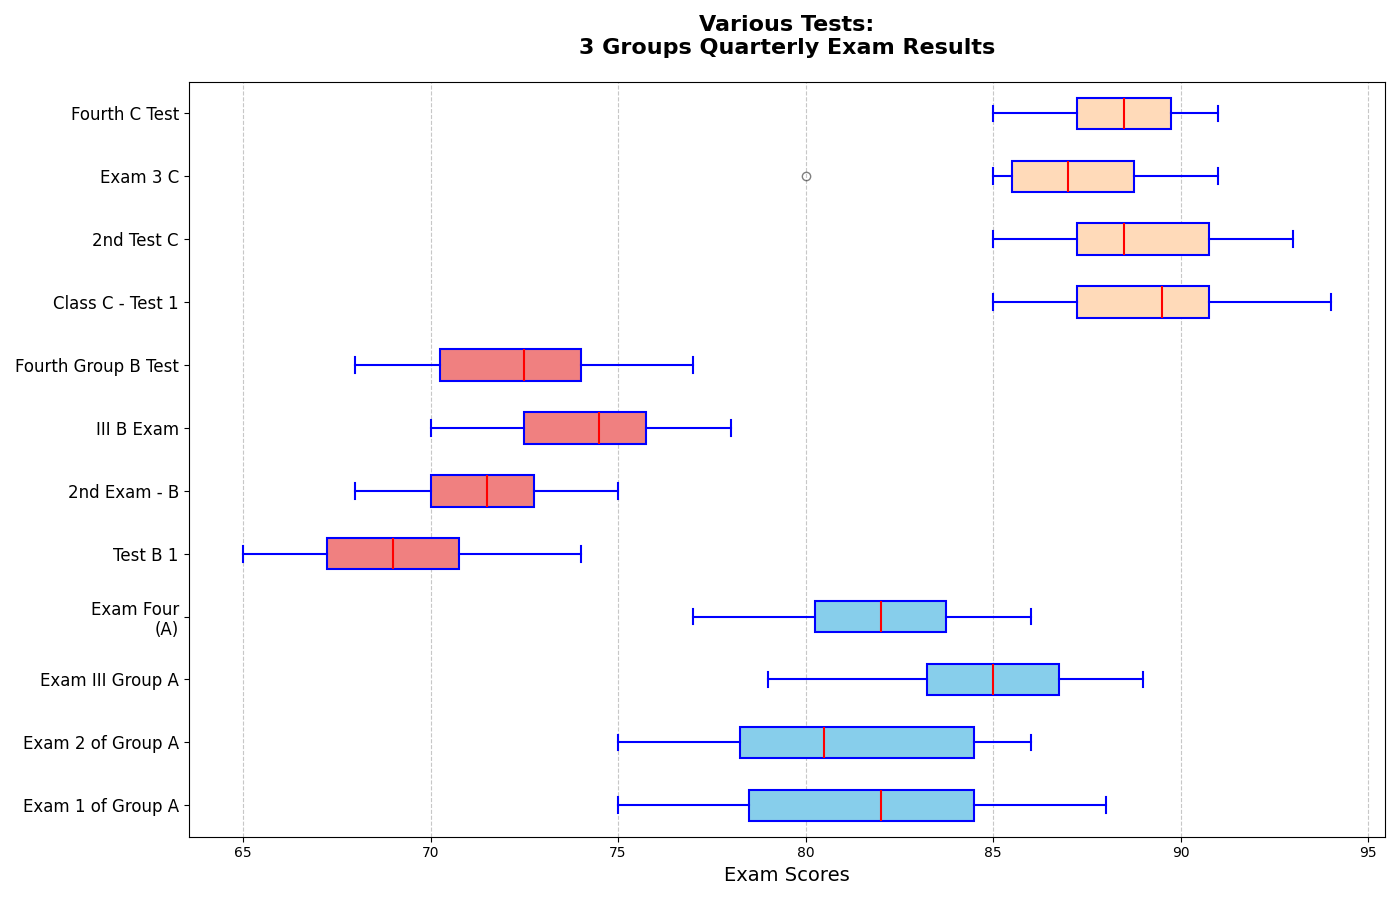

Write Python code to recreate this figure.
import matplotlib.pyplot as plt

# Data: Scores for the three classes over four exams
class_a_scores = [
    [78, 82, 85, 83, 80, 75, 77, 85, 88, 82],
    [83, 85, 75, 79, 77, 81, 80, 85, 86, 78],
    [88, 85, 83, 87, 80, 79, 85, 89, 86, 84],
    [82, 83, 79, 77, 81, 85, 82, 80, 86, 84]
]

class_b_scores = [
    [65, 70, 68, 72, 69, 67, 66, 71, 74, 69],
    [70, 75, 72, 74, 70, 68, 73, 72, 71, 70],
    [72, 74, 70, 78, 75, 72, 74, 77, 75, 76],
    [68, 72, 74, 73, 70, 68, 71, 75, 77, 74]
]

class_c_scores = [
    [90, 92, 85, 88, 89, 85, 91, 87, 94, 90],
    [88, 87, 85, 89, 92, 91, 90, 93, 87, 88],
    [87, 85, 80, 85, 87, 90, 89, 91, 88, 87],
    [89, 91, 88, 85, 87, 86, 90, 88, 91, 89]
]

# Combine data
data = class_a_scores + class_b_scores + class_c_scores
classes = ['Exam 1 of Group A', 'Exam 2 of Group A', 'Exam III Group A', 'Exam Four\n(A)',
           'Test B 1', '2nd Exam - B', 'III B Exam', 'Fourth Group B Test',
           'Class C - Test 1', '2nd Test C', 'Exam 3 C', 'Fourth C Test']

# Set up the figure and axis
fig, ax = plt.subplots(figsize=(14, 9))

# Plot horizontal box plots for each class exam
bplots = ax.boxplot(data, vert=False, patch_artist=True, notch=False,
                    boxprops=dict(facecolor='lightyellow', color='blue', linewidth=1.5),
                    whiskerprops=dict(color='blue', linewidth=1.5),
                    capprops=dict(color='blue', linewidth=1.5),
                    medianprops=dict(color='red', linewidth=1.5),
                    flierprops=dict(marker='o', color='red', alpha=0.5))

# New set of colors
colors = ['skyblue', 'lightcoral', 'peachpuff']
for i in range(0, 12, 4):
    for patch in bplots['boxes'][i:i+4]:
        patch.set_facecolor(colors[i // 4])

# Set title and labels
ax.set_title('Various Tests:\n3 Groups Quarterly Exam Results', fontsize=16, fontweight='bold', pad=20)
ax.set_xlabel('Exam Scores', fontsize=14)
ax.set_yticklabels(classes, fontsize=12)

# Add grid for readability
ax.grid(axis='x', linestyle='--', alpha=0.7)

# Optimizes layout to avoid text overlap
plt.tight_layout()

# Display the plot
plt.show()
